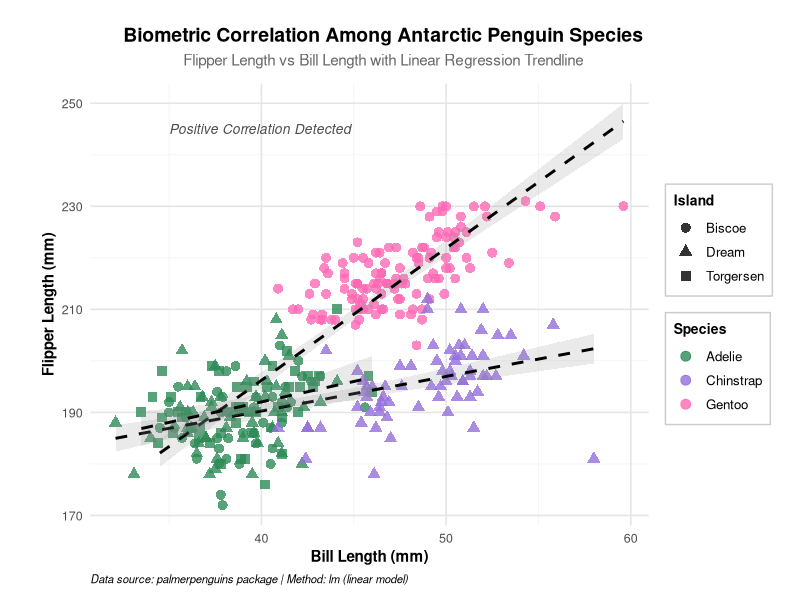
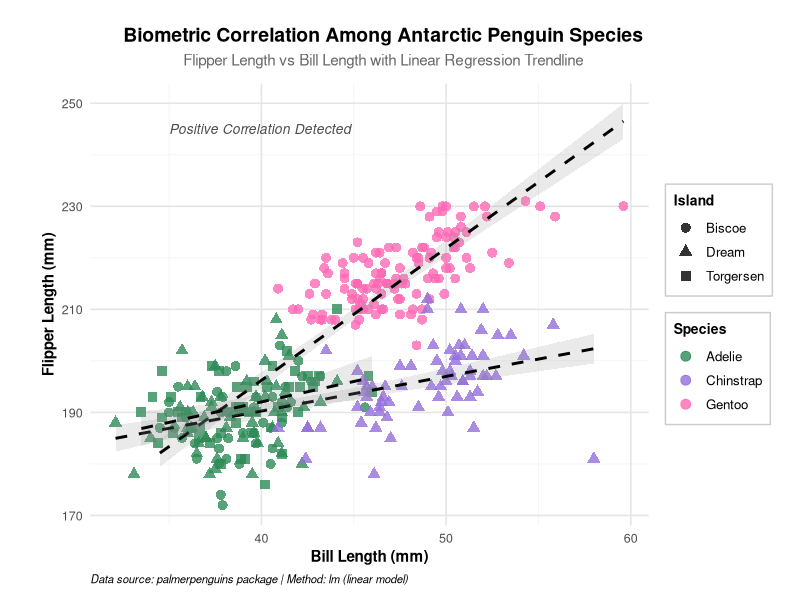

Write the R code that produced these figures, in order.
# Final Project: Correlation Analysis & Statistical Trends
# Elective 1

library(palmerpenguins)
library(ggplot2)
library(dplyr)

# Load data
data("penguins")

# Clean data - remove NA values
penguins_clean <- penguins %>%
  filter(
    !is.na(flipper_length_mm),
    !is.na(bill_length_mm),
    !is.na(species),
    !is.na(island)
  )

cat("Original rows:", nrow(penguins), "\n")
cat("Clean rows:", nrow(penguins_clean), "\n")

# Create scatterplot with trendline
penguin_correlation <- ggplot(penguins_clean, 
                              aes(x = bill_length_mm, 
                                  y = flipper_length_mm,
                                  color = species,
                                  shape = island)) +
  
  geom_point(size = 3, alpha = 0.8) +
  
  geom_smooth(method = "lm",
              se = TRUE,
              alpha = 0.2,
              color = "black",
              linetype = "dashed") +
  
  scale_color_manual(values = c(
    "Adelie" = "#2E8B57",
    "Chinstrap" = "#9370DB",
    "Gentoo" = "#FF69B4"
  )) +
  
  scale_shape_manual(values = c(
    "Biscoe" = 16,
    "Dream" = 17,
    "Torgersen" = 15
  )) +
  
  labs(
    title = "Biometric Correlation Among Antarctic Penguin Species",
    subtitle = "Flipper Length vs Bill Length with Linear Regression Trendline",
    x = "Bill Length (mm)",
    y = "Flipper Length (mm)",
    color = "Species",
    shape = "Island",
    caption = "Data source: palmerpenguins package | Method: lm (linear model)"
  ) +
  
  theme_minimal(base_size = 12) +
  theme(
    plot.title = element_text(hjust = 0.5, face = "bold", size = 14,
                              margin = margin(t = 10, r = 0, b = 5, l = 20)),
    plot.subtitle = element_text(hjust = 0.5, size = 11, color = "gray40",
                                 margin = margin(t = 0, r = 0, b = 10, l = 20)),
    plot.caption = element_text(hjust = 0, size = 8, face = "italic"),
    plot.margin = margin(t = 10, r = 20, b = 10, l = 30, unit = "pt"),
    legend.position = "right",
    legend.title = element_text(face = "bold", size = 10),
    legend.background = element_rect(fill = "white", color = "gray80", linewidth = 0.5),
    axis.title = element_text(face = "bold", size = 11),
    axis.text = element_text(size = 9),
    panel.grid.major = element_line(color = "gray90"),
    panel.grid.minor = element_line(color = "gray95")
  ) +
  
  annotate("text", 
           x = 35, y = 245, 
           label = "Positive Correlation Detected", 
           hjust = 0, size = 3.5, 
           color = "gray30", fontface = "italic")

# Display the plot
print(penguin_correlation)

# Save as PNG
ggsave("penguin_correlation.png", 
       plot = penguin_correlation, 
       width = 12, 
       height = 7, 
       units = "in",
       dpi = 300,
       bg = "white")

cat("\nPlot saved as 'penguin_correlation.png'\n")

# Summary statistics
cat("\n")
cat("========================================\n")
cat("SUMMARY STATISTICS\n")
cat("========================================\n")

correlation_stats <- penguins_clean %>%
  group_by(species) %>%
  summarise(
    Count = n(),
    Correlation = round(cor(bill_length_mm, flipper_length_mm, use = "complete.obs"), 3),
    Mean_Bill_Length = round(mean(bill_length_mm), 1),
    Mean_Flipper_Length = round(mean(flipper_length_mm), 1)
  )

print(correlation_stats)

overall_cor <- cor(penguins_clean$bill_length_mm, 
                   penguins_clean$flipper_length_mm, 
                   use = "complete.obs")
cat("\nOverall Correlation (all species):", round(overall_cor, 3), "\n")

# ============================================
# INTERPRETATION
# ============================================

cat("\n")
cat("========================================\n")
cat("TREND ANALYSIS & INTERPRETATION\n")
cat("========================================\n")
cat("\n")
cat("1. DIRECTIONAL RELATIONSHIP:\n")
cat("   - There is a STRONG POSITIVE CORRELATION between\n")
cat("     bill length and flipper length (r =", round(overall_cor, 3), ")\n")
cat("   - As bill length increases, flipper length also increases\n")
cat("\n")
cat("2. SPECIES PATTERNS:\n")
cat("   - Gentoo penguins show the strongest correlation\n")
cat("   - Adelie and Chinstrap show moderate positive correlations\n")
cat("   - Each species occupies a distinct cluster in the scatterplot\n")
cat("\n")
cat("3. ISLAND DISTRIBUTION (visualized by shapes):\n")
cat("   - Different islands show different point distributions\n")
cat("   - Biscoe island (circle) primarily hosts Gentoo penguins\n")
cat("   - Dream (triangle) and Torgersen (square) islands mainly host Adelie & Chinstrap\n")
cat("\n")
cat("4. GEOMETRIC GROWTH TRAJECTORIES:\n")
cat("   - The linear trendline indicates positive allometric scaling\n")
cat("   - Longer bills are associated with longer flippers\n")
cat("\n")
cat("5. CONCLUSION:\n")
cat("   The scatterplot successfully demonstrates the positive\n")
cat("   biometric correlation between bill length and flipper length.\n")
cat("========================================\n")
